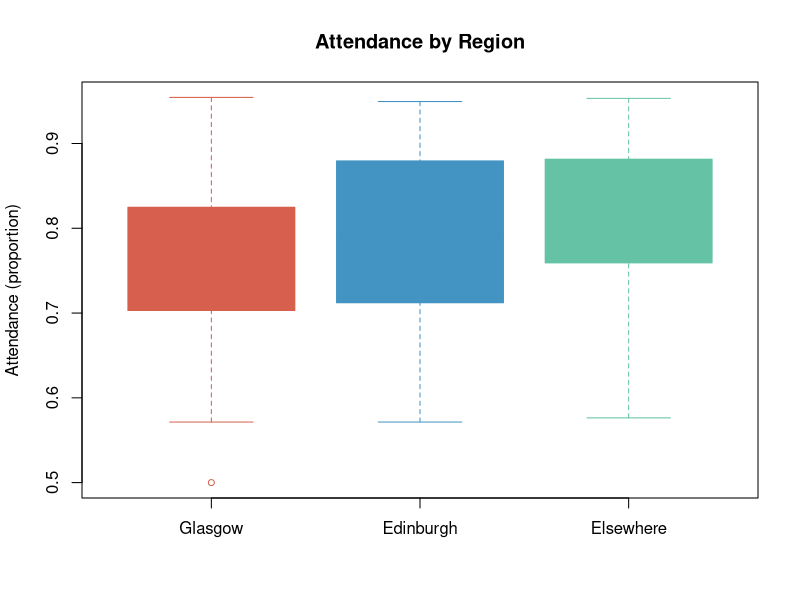
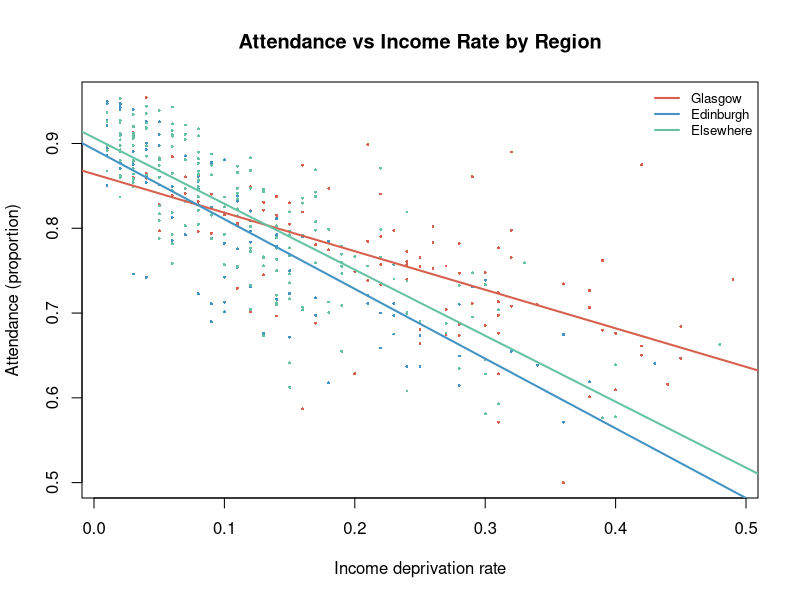

Generate these figures, in order, with R:
## ---- chunk 1
knitr::opts_chunk$set(echo = FALSE, message = FALSE, warning = FALSE)
dat <- read.csv("../scottishData.csv")

# Create region variable
dat$Region <- ifelse(dat$Council_area == "Glasgow City", "Glasgow",
              ifelse(dat$Council_area == "City of Edinburgh", "Edinburgh", "Elsewhere"))
dat$Region <- factor(dat$Region, levels = c("Glasgow", "Edinburgh", "Elsewhere"))

# Subsets
glasgow   <- subset(dat, Region == "Glasgow")
edinburgh <- subset(dat, Region == "Edinburgh")
elsewhere <- subset(dat, Region == "Elsewhere")

# Unified colour palette
col_gla   <- "#D6604D"   # terracotta  — Glasgow
col_edi   <- "#4393C3"   # steel blue  — Edinburgh
col_else  <- "#66C2A5"   # mint green  — Elsewhere
col_point <- "#525252"   # slate gray  — scatter points
col_line  <- "#2166AC"   # deep blue   — regression line
col_ref   <- "#878787"   # medium gray — reference line
## ---- chunk 2

boxplot(glasgow$Attendance, edinburgh$Attendance, elsewhere$Attendance,
        names = c("Glasgow", "Edinburgh", "Elsewhere"),
        col = c(adjustcolor(col_gla), adjustcolor(col_edi), adjustcolor(col_else)),
        border = c(col_gla, col_edi, col_else),
        ylab = "Attendance (proportion)",
        main = "Attendance by Region",
        pch = 1, cex = 0.8)
## ---- chunk 3

n_gla  <- length(glasgow$Attendance)
n_edi  <- length(edinburgh$Attendance)
n_else <- length(elsewhere$Attendance)

mean_gla  <- mean(glasgow$Attendance)
mean_edi  <- mean(edinburgh$Attendance)
mean_else <- mean(elsewhere$Attendance)

var_gla  <- var(glasgow$Attendance)
var_edi  <- var(edinburgh$Attendance)
var_else <- var(elsewhere$Attendance)

stats_table <- data.frame(
  Region   = c("Glasgow", "Edinburgh", "Elsewhere"),
  N        = c(n_gla, n_edi, n_else),
  Mean     = round(c(mean_gla, mean_edi, mean_else), 5),
  SD       = round(c(sd(glasgow$Attendance), sd(edinburgh$Attendance), sd(elsewhere$Attendance)), 5),
  Variance = round(c(var_gla, var_edi, var_else), 7)
)

knitr::kable(stats_table,
             caption = "Descriptive statistics of Attendance by region.",
             align = "c")
## ---- chunk 4

# Glasgow vs Elsewhere
t_gla_else <- t.test(glasgow$Attendance, elsewhere$Attendance, var.equal = FALSE)
# Edinburgh vs Elsewhere
t_edi_else <- t.test(edinburgh$Attendance, elsewhere$Attendance, var.equal = FALSE)

t_table <- data.frame(
  Comparison = c("Glasgow vs Elsewhere", "Edinburgh vs Elsewhere"),
  t_stat     = round(c(t_gla_else$statistic, t_edi_else$statistic), 4),
  df         = round(c(t_gla_else$parameter, t_edi_else$parameter), 2),
  p_value    = c(formatC(t_gla_else$p.value, format = "e", digits = 4),
                 formatC(t_edi_else$p.value, format = "e", digits = 4))
)

knitr::kable(t_table,
             caption = "Welch's t-tests comparing mean Attendance between regions.",
             align = "c",
             col.names = c("Comparison", "t-statistic", "df", "p-value"))
## ---- chunk 5

# Glasgow vs Elsewhere
f_gla_else <- var.test(glasgow$Attendance, elsewhere$Attendance)
# Edinburgh vs Elsewhere
f_edi_else <- var.test(edinburgh$Attendance, elsewhere$Attendance)

f_table <- data.frame(
  Comparison = c("Glasgow vs Elsewhere", "Edinburgh vs Elsewhere"),
  F_stat     = round(c(f_gla_else$statistic, f_edi_else$statistic), 4),
  df1        = c(f_gla_else$parameter[1], f_edi_else$parameter[1]),
  df2        = c(f_gla_else$parameter[2], f_edi_else$parameter[2]),
  p_value    = c(formatC(f_gla_else$p.value, format = "e", digits = 4),
                 formatC(f_edi_else$p.value, format = "e", digits = 4))
)

knitr::kable(f_table,
             caption = "F-tests comparing variance of Attendance between regions.",
             align = "c",
             col.names = c("Comparison", "F-statistic", "df1", "df2", "p-value"))
## ---- chunk 6

lm_gla  <- lm(Attendance ~ Income_rate, data = glasgow)
lm_edi  <- lm(Attendance ~ Income_rate, data = edinburgh)
lm_else <- lm(Attendance ~ Income_rate, data = elsewhere)

# Extract coefficients
slopes     <- c(coef(lm_gla)[2], coef(lm_edi)[2], coef(lm_else)[2])
intercepts <- c(coef(lm_gla)[1], coef(lm_edi)[1], coef(lm_else)[1])
r_sq       <- c(summary(lm_gla)$r.squared, summary(lm_edi)$r.squared, summary(lm_else)$r.squared)

# 95% CIs for slopes
ci_gla  <- confint(lm_gla,  "Income_rate", level = 0.95)
ci_edi  <- confint(lm_edi,  "Income_rate", level = 0.95)
ci_else <- confint(lm_else, "Income_rate", level = 0.95)

reg_table <- data.frame(
  Region    = c("Glasgow", "Edinburgh", "Elsewhere"),
  Intercept = round(intercepts, 4),
  Slope     = round(slopes, 4),
  CI_lower  = round(c(ci_gla[1], ci_edi[1], ci_else[1]), 4),
  CI_upper  = round(c(ci_gla[2], ci_edi[2], ci_else[2]), 4),
  R_squared = round(r_sq, 4)
)

knitr::kable(reg_table,
             caption = "Regional regression models: Attendance $\\sim$ Income\\_rate with 95\\% CI for slope.",
             align = "c",
             col.names = c("Region", "$\\hat{\\beta}_0$", "$\\hat{\\beta}_1$",
                           "CI lower", "CI upper", "$R^2$"))
## ---- chunk 7

plot(dat$Income_rate, dat$Attendance,
     pch = 16, cex = 0.4,
     col = ifelse(dat$Region == "Glasgow", adjustcolor(col_gla),
           ifelse(dat$Region == "Edinburgh", adjustcolor(col_edi),
                  adjustcolor(col_else))),
     xlab = "Income deprivation rate",
     ylab = "Attendance (proportion)",
     main = "Attendance vs Income Rate by Region")
abline(lm_gla,  col = col_gla,  lwd = 2)
abline(lm_edi,  col = col_edi,  lwd = 2)
abline(lm_else, col = col_else, lwd = 2)
legend("topright",
       legend = c("Glasgow", "Edinburgh", "Elsewhere"),
       col = c(col_gla, col_edi, col_else),
       lty = 1, lwd = 2, cex = 0.8, bty = "n")
## ---- chunk 8

new_data <- data.frame(Income_rate = 0.15)

pred_gla  <- predict(lm_gla,  newdata = new_data, interval = "prediction", level = 0.95)
pred_edi  <- predict(lm_edi,  newdata = new_data, interval = "prediction", level = 0.95)
pred_else <- predict(lm_else, newdata = new_data, interval = "prediction", level = 0.95)

pred_table <- data.frame(
  Region = c("Glasgow", "Edinburgh", "Elsewhere"),
  Fitted = round(c(pred_gla[1], pred_edi[1], pred_else[1]), 4),
  Lower  = round(c(pred_gla[2], pred_edi[2], pred_else[2]), 4),
  Upper  = round(c(pred_gla[3], pred_edi[3], pred_else[3]), 4)
)

knitr::kable(pred_table,
             caption = "95\\% prediction intervals for Attendance at Income\\_rate $= 0.15$.",
             align = "c",
             col.names = c("Region", "Fitted", "Lower", "Upper"))
## ---- chunk 9

overall_median <- median(dat$Attendance)
dat$low_att <- ifelse(dat$Attendance < overall_median, 1, 0)

# Counts per region
x_gla  <- sum(glasgow$Attendance < overall_median)
x_edi  <- sum(edinburgh$Attendance < overall_median)
x_else <- sum(elsewhere$Attendance < overall_median)

p_gla  <- x_gla / n_gla
p_edi  <- x_edi / n_edi
p_else <- x_else / n_else

prop_summary <- data.frame(
  Region     = c("Glasgow", "Edinburgh", "Elsewhere"),
  N          = c(n_gla, n_edi, n_else),
  Low_count  = c(x_gla, x_edi, x_else),
  Proportion = round(c(p_gla, p_edi, p_else), 4)
)

knitr::kable(prop_summary,
             caption = paste0("Proportion of data zones with low attendance (Attendance $<$ ",
                              round(overall_median, 4), ")."),
             align = "c",
             col.names = c("Region", "N", "Low attendance count", "Proportion"))

# Two-sample z-test: Glasgow vs Elsewhere (manual, Ch.16 style)
p_pool <- (x_gla + x_else) / (n_gla + n_else)
z_stat <- (p_gla - p_else) / sqrt(p_pool * (1 - p_pool) * (1/n_gla + 1/n_else))
p_val_z <- 2 * pnorm(abs(z_stat), lower.tail = FALSE)

# Verify with prop.test
prop_result <- prop.test(c(x_gla, x_else), c(n_gla, n_else), correct = FALSE)

z_table <- data.frame(
  Comparison = "Glasgow vs Elsewhere",
  z_stat     = round(z_stat, 4),
  p_value    = formatC(p_val_z, format = "e", digits = 4)
)

knitr::kable(z_table,
             caption = "Two-sample z-test for difference in proportions of low attendance.",
             align = "c",
             col.names = c("Comparison", "z-statistic", "p-value"))
## ---- chunk 10

# Create attendance categories using terciles
q <- quantile(dat$Attendance, probs = c(1/3, 2/3))
dat$Att_cat <- cut(dat$Attendance,
                   breaks = c(-Inf, q[1], q[2], Inf),
                   labels = c("Low", "Medium", "High"))

# Contingency table
cont_table <- table(dat$Region, dat$Att_cat)

knitr::kable(cont_table,
             caption = "Contingency table: Region $\\times$ Attendance category.")

# Chi-squared test for independence
chi_result <- chisq.test(cont_table)
